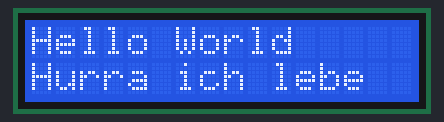
The program below on a simulated Raspberry Pi Pico running MicroPython. Shown: 16×2 character LCD. Library files of the repository ran but are not shown: machine_i2c_lcd.py; what the program prints to the serial console is not drawn. At 25.8 s the program stops and its outputs stay as they are.

Above: at 0.1 s.
At 4.56 s:
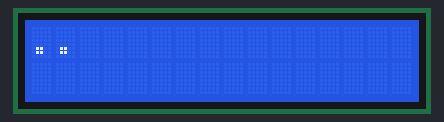
At 6.99 s:
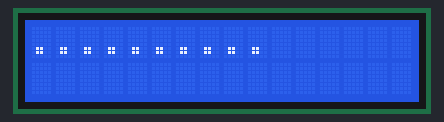
At 10.32 s:
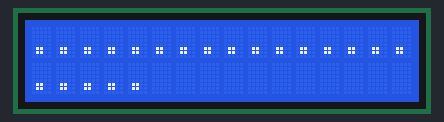
At 13.9 s:
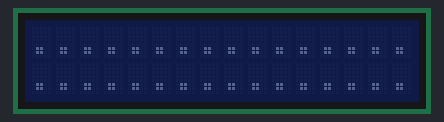
At 22.9 s:
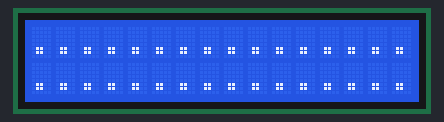

The program:

PB-03-2-20-LCD-1602-Display_mit_I2C-Modul_testen.py
```python
#==========================================================================
#
# PB-3-2-20-LCD-1602-Display mit I2C-Modul testen_Kom.py
#
# 1 LCD 1602
#
#==========================================================================
#
# Bibliotheken laden
from time import sleep_ms
from machine import I2C, Pin
from machine_i2c_lcd import I2cLcd

# Initialisierung I2C
i2c = I2C(0, sda=Pin(20), scl=Pin(21), freq=100000)

# Initialisierung LCD über I2C
lcd = I2cLcd(i2c, 0x27, 2, 16)

# Text in Zeilen
zeile_oben  = 'Hello World';
zeile_unten = 'Hurra ich lebe'

# Display-Zeilen ausgeben
lcd.putstr(zeile_oben + "\n" + zeile_unten)
sleep_ms(3000)

# Display-Inhalt löschen
lcd.clear()
sleep_ms(1000)

# Position im Display
for zeile in range (0,2):
    for spalte in range (0,16):
        lcd.move_to(spalte, zeile)
        lcd.putstr('.')
        sleep_ms(300)

print("Hintergrundlicht aus")
lcd.backlight_off()
sleep_ms(3000)

print("Hintergrundlicht an")
lcd.backlight_on()
sleep_ms(3000)

print("Display aus")
lcd.display_off()
sleep_ms(3000)

print("Display an")
lcd.display_on()
sleep_ms(3000)

"""
Das Programm ist eine einfache Beispielanwendung, die ein I2C-LCD-Display
(2x16 Zeichen) ansteuert und verschiedene Funktionen wie das Schreiben von
Text, das Löschen des Display-Inhalts, das Bewegen des Cursors und das
Ein- und Ausschalten des Hintergrundlichts und der Anzeige demonstriert.

Der Code beginnt mit der Initialisierung der I2C-Pins und des I2C-Objekts.
Dann wird ein I2cLcd-Objekt erstellt, das das I2C-Objekt und die Adresse
des LCD-Displays als Parameter verwendet. Die Adresse des LCD-Displays
ist normalerweise 0x27, kann jedoch je nach Hersteller und Modell variieren.

Danach wird der Text definiert, der auf dem LCD-Display angezeigt werden
soll, und mit der Methode putstr() des LCD-Objekts auf dem Display
ausgegeben. Anschließend wird das Display gelöscht, indem die Methode
clear() aufgerufen wird.

Danach wird eine Schleife gestartet, um Punkte auf dem Display zu platzieren
und den Cursor über das Display zu bewegen. Die Schleife nutzt die Methoden
move_to() und putstr() des LCD-Objekts, um den Cursor auf bestimmte Positionen
im Display zu bewegen und Punkte zu platzieren. Die sleep_ms()-Funktion wird
verwendet, um eine Verzögerung von 300 Millisekunden zwischen jedem Punkt
zu erzeugen, damit sie nacheinander angezeigt werden.

Schließlich werden das Hintergrundlicht und die Anzeige des Displays ein-
und ausgeschaltet, indem die Methoden backlight_on(), backlight_off(),
display_on() und display_off() des LCD-Objekts aufgerufen werden.

Insgesamt ist das Programm eine einfache und praktische Möglichkeit,
den Umgang mit einem I2C-LCD-Display mit Micropython auf einem
Raspberry Pi Pico zu erlernen. Es demonstriert grundlegende Funktionen
und ist einfach zu verstehen und zu implementieren.
"""
```

Measured:
- what the display in image 0 shows lasts 3.0 s, from 0.1 s to 3.1 s
